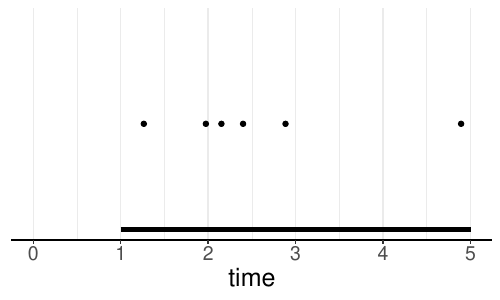

Source code (R):
# 
library(data.table)
library(nhppp)
library(ggplot2)

set.seed(20241011)
times <- list()

lambda <- matrix(rep(1, 10^4), ncol = 1)
Z <- vdraw_sc_step_regular(lambda_matrix = lambda, rate_matrix_t_min = 1, rate_matrix_t_max = 5)

times <- data.table(t(Z))
colnames(times) <- paste0("t",  1:10^4)
times[, y:= 1]
first_times <- Z[!is.na(Z[,1]),1, drop = FALSE]
# dat <- data.table(
#   id = 1:length(times0), 
#   times0 = times0, 
#   y = rep(1, length(times0))
# )

# Plot the point process

p <- ggplot() +
  xlim(0, 5) + 
  ylim(0, 2) +
  geom_segment(aes(x = 1, xend = 5, y = 0, yend = 0), color = "black", linewidth = 2) +
  theme_bw() + 
  xlab("time")+
  theme(axis.text.x = element_text(size = 14),       
        axis.title.x = element_text(size = 18))  +  
  theme(axis.title.y = element_blank(), 
        axis.text.y = element_blank(), 
        axis.ticks.y = element_blank()) + 
  theme(plot.background = element_blank(),
        panel.grid.major.y = element_blank(),
        panel.grid.minor.y = element_blank() )+
  theme(panel.border= element_blank())+
  theme(axis.line.x = element_line(color="black")) 
  
p
if(FALSE) ggsave("00_point_process.pdf", width = 5, height = 3)


p + geom_point( aes( x= times$t1, y=times$y))
if(F) ggsave("01_point_process.pdf", width = 5, height = 3)

p + geom_point(aes( x= times$t2, y=times$y))
if(F) ggsave("02_point_process.pdf", width = 5, height = 3)

p + geom_point(aes( x= times$t5, y=times$y))
if(F) ggsave("03_point_process.pdf", width = 5, height = 3)


#### event times for five instantiations 
dy <- 0.2
p + 
  geom_segment(aes(x = 1, xend = 5, y =1+2*dy, yend = 1+2*dy), color = "grey", linewidth = 0.5) +
  geom_point(aes( x= times$t1, y=times$y+2*dy)) + 
  geom_segment(aes(x = 1, xend = 5, y =1+dy, yend = 1+dy), color = "grey", linewidth = 0.5) +
  geom_point(aes( x= times$t2, y=times$y+dy)) + 
  geom_segment(aes(x = 1, xend = 5, y =1, yend = 1), color = "grey", linewidth = 0.5) +
  geom_segment(aes(x = 1, xend = 5, y =1-dy, yend = 1-dy), color = "grey", linewidth = 0.5) +
  geom_point(aes( x= times$t5, y=times$y-dy)) + 
  geom_segment(aes(x = 1, xend = 5, y =1-2*dy, yend = 1-2*dy), color = "grey", linewidth = 0.5) +
  geom_point(aes( x= times$t3, y=times$y-2*dy))
if(F) ggsave("04_point_process.pdf", width = 5, height = 3)


dat <- times
dat <- unlist(dat[, y:= NULL])
dat <- dat[!is.na(dat)]
dat <- data.frame(times = dat)

#############################
p2 <- ggplot() +
  xlim(0, 5) + 
  ylim(0, 0.5) +
  geom_segment(aes(x = 1, xend = 5, y = 0, yend = 0), color = "black", linewidth = 2) +
  theme_bw() + 
  xlab("time") +
  ylab("density") +
  theme(axis.text.x = element_text(size = 14),       
        axis.title.x = element_text(size = 18))  +  
  theme(axis.title.y = element_text(size = 18), 
        axis.text.y = element_text(size = 14)#, 
        #axis.ticks.y = element_blank()
        ) + 
  theme(plot.background = element_blank(),
        panel.grid.major.y = element_blank(),
        panel.grid.minor.y = element_blank() )+
  theme(panel.border= element_blank())+
  theme(axis.line.x = element_line(color="black")) 

p2 + 
  geom_histogram(aes(x = dat$times[1:100], y=..density..), 
                 color = "black", 
                 fill = "gray", 
                 binwidth = 0.05, 
                 center=0.025)
if(T) ggsave("05_point_process.pdf", width = 5, height = 3)


p2 + 
  geom_histogram(aes(x = dat$times[1:1000], y=..density..), 
                 color = "black", 
                 fill = "gray", 
                 binwidth = 0.05, 
                 center=0.025)
if(T) ggsave("06_point_process.pdf", width = 5, height = 3)

p2 + 
  geom_histogram(aes(x = dat$times[1:10000], y=..density..), 
                 color = "black", 
                 fill = "gray", 
                 binwidth = 0.05, 
                 center=0.025)
if(T) ggsave("07_point_process.pdf", width = 5, height = 3)

p2 + 
  geom_histogram(aes(x = dat$times[1:10000], y=..density..), 
                 color = "black", 
                 fill = "gray", 
                 binwidth = 0.05, 
                 center=0.025) + 
  geom_segment(aes(x = 1, xend = 5, y = 1/4, yend = 1/4), color = "red", linewidth = 1) + 
  geom_segment(aes(x = 0, xend = 1, y = 0, yend = 0), color = "red", linewidth = 1)

if(T) ggsave("08_point_process.pdf", width = 5, height = 3)



p2 + 
  geom_histogram(aes(x = first_times[,1], y=..density..), 
                 color = "black", 
                 fill = "gray", 
                 binwidth = 0.05, 
                 center=0.025) 

if(T) ggsave("08_point_process.pdf", width = 5, height = 3)
